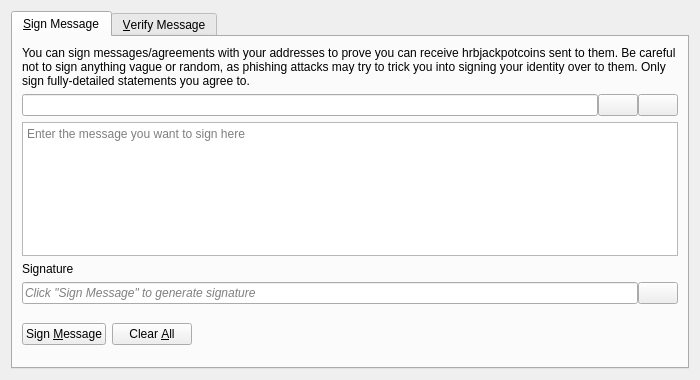
<?xml version="1.0" encoding="UTF-8"?>
<ui version="4.0">
 <class>SignVerifyMessageDialog</class>
 <widget class="QDialog" name="SignVerifyMessageDialog">
  <property name="geometry">
   <rect>
    <x>0</x>
    <y>0</y>
    <width>700</width>
    <height>380</height>
   </rect>
  </property>
  <property name="windowTitle">
   <string>Signatures - Sign / Verify a Message</string>
  </property>
  <property name="modal">
   <bool>true</bool>
  </property>
  <layout class="QVBoxLayout" name="verticalLayout">
   <item>
    <widget class="QTabWidget" name="tabWidget">
     <property name="currentIndex">
      <number>0</number>
     </property>
     <widget class="QWidget" name="tabSignMessage">
      <attribute name="title">
       <string>&amp;Sign Message</string>
      </attribute>
      <layout class="QVBoxLayout" name="verticalLayout_SM">
       <item>
        <widget class="QLabel" name="infoLabel_SM">
         <property name="text">
          <string>You can sign messages/agreements with your addresses to prove you can receive hrbjackpotcoins sent to them. Be careful not to sign anything vague or random, as phishing attacks may try to trick you into signing your identity over to them. Only sign fully-detailed statements you agree to.</string>
         </property>
         <property name="textFormat">
          <enum>Qt::PlainText</enum>
         </property>
         <property name="wordWrap">
          <bool>true</bool>
         </property>
        </widget>
       </item>
       <item>
        <layout class="QHBoxLayout" name="horizontalLayout_1_SM">
         <property name="spacing">
          <number>0</number>
         </property>
         <item>
          <widget class="QValidatedLineEdit" name="addressIn_SM">
           <property name="toolTip">
            <string>The HRBJackpotCoin address to sign the message with</string>
           </property>
          </widget>
         </item>
         <item>
          <widget class="QPushButton" name="addressBookButton_SM">
           <property name="toolTip">
            <string>Choose previously used address</string>
           </property>
           <property name="text">
            <string/>
           </property>
           <property name="icon">
            <iconset resource="../hrbjackpotcoin.qrc">
             <normaloff>:/icons/address-book</normaloff>:/icons/address-book</iconset>
           </property>
           <property name="shortcut">
            <string>Alt+A</string>
           </property>
           <property name="autoDefault">
            <bool>false</bool>
           </property>
          </widget>
         </item>
         <item>
          <widget class="QPushButton" name="pasteButton_SM">
           <property name="toolTip">
            <string>Paste address from clipboard</string>
           </property>
           <property name="text">
            <string/>
           </property>
           <property name="icon">
            <iconset resource="../hrbjackpotcoin.qrc">
             <normaloff>:/icons/editpaste</normaloff>:/icons/editpaste</iconset>
           </property>
           <property name="shortcut">
            <string>Alt+P</string>
           </property>
           <property name="autoDefault">
            <bool>false</bool>
           </property>
          </widget>
         </item>
        </layout>
       </item>
       <item>
        <widget class="QPlainTextEdit" name="messageIn_SM">
         <property name="toolTip">
          <string>Enter the message you want to sign here</string>
         </property>
         <property name="placeholderText">
          <string>Enter the message you want to sign here</string>
         </property>
        </widget>
       </item>
       <item>
        <widget class="QLabel" name="signatureLabel_SM">
         <property name="text">
          <string>Signature</string>
         </property>
         <property name="textFormat">
          <enum>Qt::PlainText</enum>
         </property>
        </widget>
       </item>
       <item>
        <layout class="QHBoxLayout" name="horizontalLayout_2_SM">
         <property name="spacing">
          <number>0</number>
         </property>
         <item>
          <widget class="QLineEdit" name="signatureOut_SM">
           <property name="placeholderText">
            <string>Click "Sign Message" to generate signature</string>
           </property>
           <property name="font">
            <font>
             <italic>true</italic>
            </font>
           </property>
           <property name="readOnly">
            <bool>true</bool>
           </property>
          </widget>
         </item>
         <item>
          <widget class="QPushButton" name="copySignatureButton_SM">
           <property name="toolTip">
            <string>Copy the current signature to the system clipboard</string>
           </property>
           <property name="text">
            <string/>
           </property>
           <property name="icon">
            <iconset resource="../hrbjackpotcoin.qrc">
             <normaloff>:/icons/editcopy</normaloff>:/icons/editcopy</iconset>
           </property>
           <property name="autoDefault">
            <bool>false</bool>
           </property>
          </widget>
         </item>
        </layout>
       </item>
       <item>
        <layout class="QHBoxLayout" name="horizontalLayout_3_SM">
         <item>
          <widget class="QPushButton" name="signMessageButton_SM">
           <property name="toolTip">
            <string>Sign the message to prove you own this HRBJackpotCoin address</string>
           </property>
           <property name="text">
            <string>Sign &amp;Message</string>
           </property>
           <property name="icon">
            <iconset resource="../hrbjackpotcoin.qrc">
             <normaloff>:/icons/edit</normaloff>:/icons/edit</iconset>
           </property>
           <property name="autoDefault">
            <bool>false</bool>
           </property>
          </widget>
         </item>
         <item>
          <widget class="QPushButton" name="clearButton_SM">
           <property name="toolTip">
            <string>Reset all sign message fields</string>
           </property>
           <property name="text">
            <string>Clear &amp;All</string>
           </property>
           <property name="icon">
            <iconset resource="../hrbjackpotcoin.qrc">
             <normaloff>:/icons/remove</normaloff>:/icons/remove</iconset>
           </property>
           <property name="autoDefault">
            <bool>false</bool>
           </property>
          </widget>
         </item>
         <item>
          <spacer name="horizontalSpacer_1_SM">
           <property name="orientation">
            <enum>Qt::Horizontal</enum>
           </property>
           <property name="sizeHint" stdset="0">
            <size>
             <width>40</width>
             <height>48</height>
            </size>
           </property>
          </spacer>
         </item>
         <item>
          <widget class="QLabel" name="statusLabel_SM">
           <property name="font">
            <font>
             <weight>75</weight>
             <bold>true</bold>
            </font>
           </property>
           <property name="text">
            <string/>
           </property>
           <property name="wordWrap">
            <bool>true</bool>
           </property>
          </widget>
         </item>
         <item>
          <spacer name="horizontalSpacer_2_SM">
           <property name="orientation">
            <enum>Qt::Horizontal</enum>
           </property>
           <property name="sizeHint" stdset="0">
            <size>
             <width>40</width>
             <height>48</height>
            </size>
           </property>
          </spacer>
         </item>
        </layout>
       </item>
      </layout>
     </widget>
     <widget class="QWidget" name="tabVerifyMessage">
      <attribute name="title">
       <string>&amp;Verify Message</string>
      </attribute>
      <layout class="QVBoxLayout" name="verticalLayout_VM">
       <item>
        <widget class="QLabel" name="infoLabel_VM">
         <property name="text">
          <string>Enter the receiver's address, message (ensure you copy line breaks, spaces, tabs, etc. exactly) and signature below to verify the message. Be careful not to read more into the signature than what is in the signed message itself, to avoid being tricked by a man-in-the-middle attack. Note that this only proves the signing party receives with the address, it cannot prove sendership of any transaction!</string>
         </property>
         <property name="textFormat">
          <enum>Qt::PlainText</enum>
         </property>
         <property name="alignment">
          <set>Qt::AlignLeading|Qt::AlignLeft|Qt::AlignTop</set>
         </property>
         <property name="wordWrap">
          <bool>true</bool>
         </property>
        </widget>
       </item>
       <item>
        <layout class="QHBoxLayout" name="horizontalLayout_1_VM">
         <property name="spacing">
          <number>0</number>
         </property>
         <item>
          <widget class="QValidatedLineEdit" name="addressIn_VM">
           <property name="toolTip">
            <string>The HRBJackpotCoin address the message was signed with</string>
           </property>
          </widget>
         </item>
         <item>
          <widget class="QPushButton" name="addressBookButton_VM">
           <property name="toolTip">
            <string>Choose previously used address</string>
           </property>
           <property name="text">
            <string/>
           </property>
           <property name="icon">
            <iconset resource="../hrbjackpotcoin.qrc">
             <normaloff>:/icons/address-book</normaloff>:/icons/address-book</iconset>
           </property>
           <property name="shortcut">
            <string>Alt+A</string>
           </property>
           <property name="autoDefault">
            <bool>false</bool>
           </property>
          </widget>
         </item>
        </layout>
       </item>
       <item>
        <widget class="QPlainTextEdit" name="messageIn_VM">
          <property name="toolTip">
            <string>The signed message to verify</string>
          </property>
          <property name="placeholderText">
            <string>The signed message to verify</string>
          </property>
        </widget>
       </item>
       <item>
        <widget class="QValidatedLineEdit" name="signatureIn_VM">
          <property name="toolTip">
            <string>The signature given when the message was signed</string>
          </property>
          <property name="placeholderText">
            <string>The signature given when the message was signed</string>
          </property>
        </widget>
       </item>
       <item>
        <layout class="QHBoxLayout" name="horizontalLayout_2_VM">
         <item>
          <widget class="QPushButton" name="verifyMessageButton_VM">
           <property name="toolTip">
            <string>Verify the message to ensure it was signed with the specified HRBJackpotCoin address</string>
           </property>
           <property name="text">
            <string>Verify &amp;Message</string>
           </property>
           <property name="icon">
            <iconset resource="../hrbjackpotcoin.qrc">
             <normaloff>:/icons/transaction_0</normaloff>:/icons/transaction_0</iconset>
           </property>
           <property name="autoDefault">
            <bool>false</bool>
           </property>
          </widget>
         </item>
         <item>
          <widget class="QPushButton" name="clearButton_VM">
           <property name="toolTip">
            <string>Reset all verify message fields</string>
           </property>
           <property name="text">
            <string>Clear &amp;All</string>
           </property>
           <property name="icon">
            <iconset resource="../hrbjackpotcoin.qrc">
             <normaloff>:/icons/remove</normaloff>:/icons/remove</iconset>
           </property>
           <property name="autoDefault">
            <bool>false</bool>
           </property>
          </widget>
         </item>
         <item>
          <spacer name="horizontalSpacer_1_VM">
           <property name="orientation">
            <enum>Qt::Horizontal</enum>
           </property>
           <property name="sizeHint" stdset="0">
            <size>
             <width>40</width>
             <height>48</height>
            </size>
           </property>
          </spacer>
         </item>
         <item>
          <widget class="QLabel" name="statusLabel_VM">
           <property name="font">
            <font>
             <weight>75</weight>
             <bold>true</bold>
            </font>
           </property>
           <property name="text">
            <string/>
           </property>
           <property name="wordWrap">
            <bool>true</bool>
           </property>
          </widget>
         </item>
         <item>
          <spacer name="horizontalSpacer_2_VM">
           <property name="orientation">
            <enum>Qt::Horizontal</enum>
           </property>
           <property name="sizeHint" stdset="0">
            <size>
             <width>40</width>
             <height>48</height>
            </size>
           </property>
          </spacer>
         </item>
        </layout>
       </item>
      </layout>
     </widget>
    </widget>
   </item>
  </layout>
 </widget>
 <customwidgets>
  <customwidget>
   <class>QValidatedLineEdit</class>
   <extends>QLineEdit</extends>
   <header>qt/qvalidatedlineedit.h</header>
  </customwidget>
 </customwidgets>
 <resources>
  <include location="../hrbjackpotcoin.qrc"/>
 </resources>
 <connections/>
</ui>
